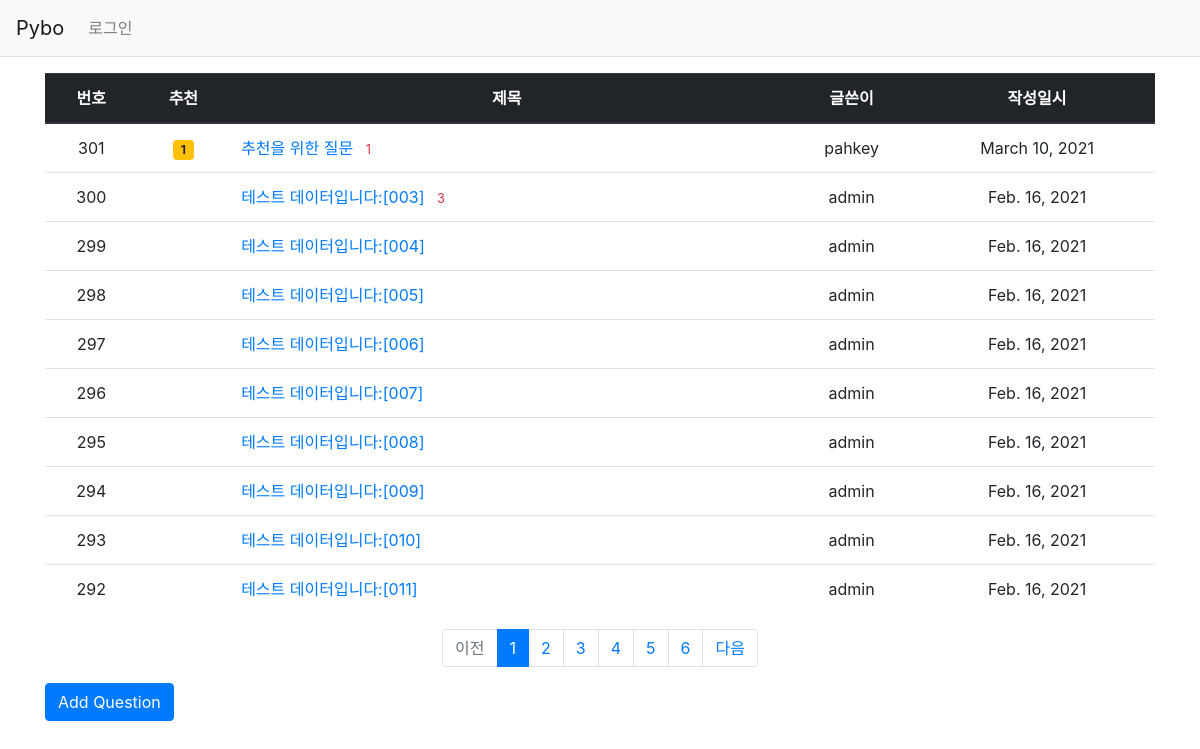
Before: / with the older database file.
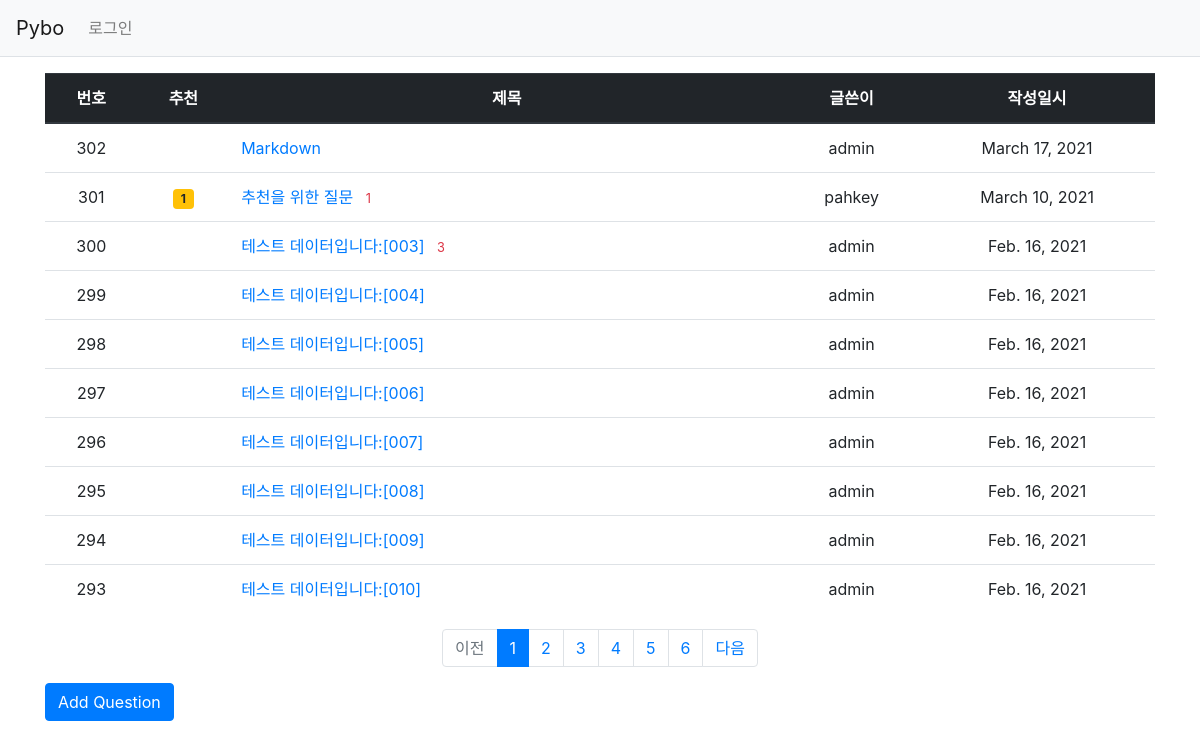
After: the same page with the newer database file.
### pybo/models.py (models this page shows, shortened)
class Question(models.Model):
  author = models.ForeignKey(User, on_delete=models.CASCADE, related_name='author_question')
  subject = models.CharField(max_length=200)
  content = models.TextField()
  create_date = models.DateField()
  modify_date = models.DateTimeField(null=True, blank=True)
  voter = models.ManyToManyField(User, related_name='voter_question')

### pybo/views/base_views.py (the view)
# urls.py: path('', base_views.index, name='index'), # / 페이지에 해당하는 urlpatterns
def index(request):
  page = request.GET.get('page', '1')
  question_list = Question.objects.order_by('-create_date')
  paginator = Paginator(question_list, 10)
  page_obj = paginator.get_page(page)
  context = { 'question_list': page_obj }
  return render(request, 'pybo/question_list.html', context)

### pybo/templatetags/pybo_filter.py (called while the page is built)
@register.filter
def sub(value, arg):
  return value - arg

### templates/pybo/question_list.html
{% extends 'base.html' %}
{% load pybo_filter %}
{% block content %}
<div class="container my-3">
  <table class="table">
    <thead>
      <tr class="text-center thead-dark">
        <th>번호</th>
        <th>추천</th>
        <th style="width:50%">제목</th>
        <th>글쓴이</th>
        <th>작성일시</th>
      </tr>
    </thead>
    <tbody>
      {% if question_list %}
      {% for question in question_list %}
      <tr class="text-center">
        <td>{{ question_list.paginator.count|sub:question_list.start_index|sub:forloop.counter0|add:1 }}</td>
        <td>
          {% if question.voter.all.count > 0 %}
          <span class="badge badge-warning px-2 py-1">{{ question.voter.all.count }}</span>
          {% endif %}
        </td>
        <td class="text-left">
          <a href="{% url 'pybo:detail' question.id %}">
            {{ question.subject }}
            {% if question.answer_set.count > 0 %}
            <span class="text-danger small ml-2">
              {{ question.answer_set.count }}
            </span>
            {% endif %}
          </a>
        </td>
        <td>{{ question.author.username }}</td>
        <td>
          {{ question.create_date }}
        </td>
      </tr>
      {% endfor %}
      {% else %}
      <tr>
        <td colspan="3">No question</td>
      </tr>
      {% endif %}
    </tbody>
  </table>
  <ul class="pagination justify-content-center">
    {% if question_list.has_previous %}
      <li class="page-item">
        <a class="page-link" href="?page={{ question_list.previous_page_number }}">이전</a>
      </li>
    {% else %}
      <li class="page-item disabled">
        <a class="page-link" tabindex="-1" aria-disabled="true" href="#">이전</a>
      </li>
    {% endif %}
    {% for page_number in question_list.paginator.page_range %}
      {% if page_number >= question_list.number|add:-5 and page_number <= question_list.number|add:5 %}
        {% if page_number == question_list.number %}
          <li class="page-item active" aria-current="page">
            <a class="page-link" href="?page={{ page_number }}">{{ page_number }}</a>
          </li>
        {% else %}
          <li class="page-item">
            <a class="page-link" href="?page={{ page_number }}">{{ page_number }}</a>
          </li>
        {% endif %}
      {% endif %}
    {% endfor %}
    {% if question_list.has_next %}
      <li class="page-item">
        <a class="page-link" href="?page={{ question_list.next_page_number }}">다음</a>
      </li>
    {% else %}
      <li class="page-item disabled">
        <a class="page-link" tabindex="-1" aria-disabled="true" href="#">다음</a>
      </li>
    {% endif %}
  </ul>
  <a href="{% url 'pybo:question_create' %}" class="btn btn-primary">
  Add Question
  </a>
</div>
{% endblock %}

Changed rows visible on the page:
no longer on this page (row unchanged): Question: paginator.count|sub "292", subject "테스트 데이터입니다:[011]", author.username "admin", create_date "Feb. 16, 2021"
added Question: paginator.count|sub "302", subject "Markdown", author.username "admin", create_date "March 17, 2021"
